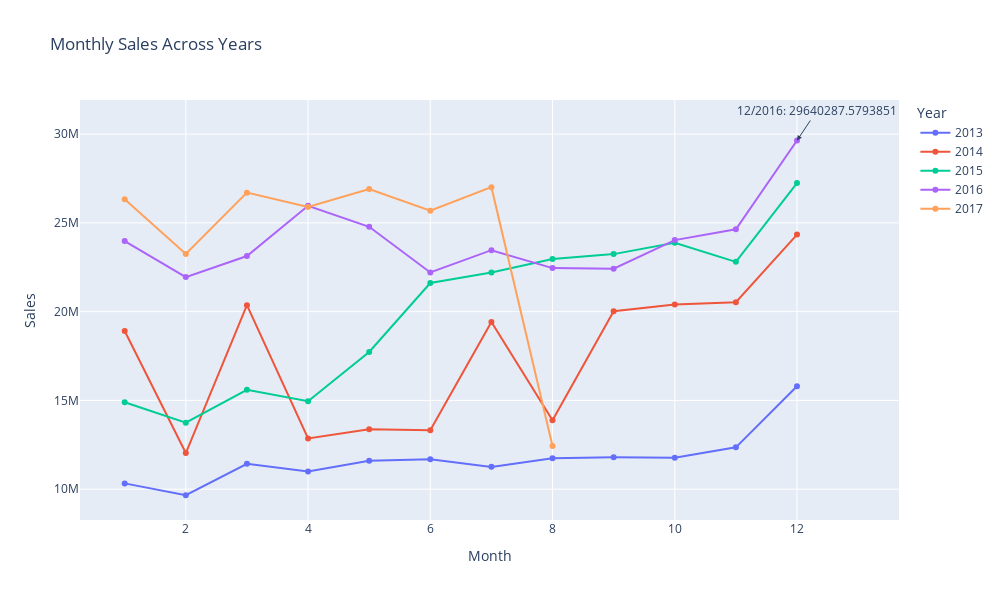

The notebook cell this image was saved under:
### Markdown cell above
### **3. Compare the sales for each month across the years and determine which month of which year had the highest sales.**

### Code cell
# Extract 'year' and 'month' from 'date'
train_data['year'] = train_data['date'].dt.year
train_data['month'] = train_data['date'].dt.month

# Aggregate sales data by month and year
monthly_sales = train_data.groupby(['year', 'month'])['sales'].sum().reset_index()

# Find the month and year with the highest sales
max_sales_row = monthly_sales.loc[monthly_sales['sales'].idxmax()]
max_sales_year = max_sales_row['year']
max_sales_month = max_sales_row['month']
max_sales_value = max_sales_row['sales']

print(f"The highest sales occurred in {max_sales_month}/{max_sales_year} with a value of {max_sales_value}.")

# Visualize the sales data
fig = px.line(monthly_sales, x='month', y='sales', color='year',
              title='Monthly Sales Across Years',
              labels={'sales': 'Sales', 'month': 'Month'},
              markers=True)

# Highlight the month and year with the highest sales
fig.add_annotation(x=max_sales_month, y=max_sales_value,
                   text=f'{int(max_sales_month)}/{int(max_sales_year)}: {max_sales_value}',
                   showarrow=True, arrowhead=2, ax=20, ay=-30)

# Update layout for better readability
fig.update_layout(autosize=False, width=1000, height=600,
                  xaxis_title='Month', yaxis_title='Sales',
                  legend_title='Year')

fig.show()

### Figure 1 — Plotly figure (JSON) as saved in the notebook; plotly's stock layout.template omitted (floating-point values rounded to 4 significant figures)
{"data": [{"hovertemplate": "year=2013<br>Month=%{x}<br>Sales=%{y}<extra></extra>", "legendgroup": "2013", "line": {"color": "#636efa", "dash": "solid"}, "marker": {"symbol": "circle"}, "mode": "lines+markers", "name": "2013", "orientation": "v", "showlegend": true, "type": "scatter", "x": [1, 2, 3, 4, 5, 6, 7, 8, 9, 10, 11, 12], "xaxis": "x", "y": [10330000.0, 9659000.0, 11430000.0, 10990000.0, 11600000.0, 11690000.0, 11260000.0, 11740000.0, 11790000.0, 11780000.0, 12360000.0, 15800000.0], "yaxis": "y"}, {"hovertemplate": "year=2014<br>Month=%{x}<br>Sales=%{y}<extra></extra>", "legendgroup": "2014", "line": {"color": "#EF553B", "dash": "solid"}, "marker": {"symbol": "circle"}, "mode": "lines+markers", "name": "2014", "orientation": "v", "showlegend": true, "type": "scatter", "x": [1, 2, 3, 4, 5, 6, 7, 8, 9, 10, 11, 12], "xaxis": "x", "y": [18910000.0, 12040000.0, 20370000.0, 12860000.0, 13380000.0, 13320000.0, 19420000.0, 13890000.0, 20020000.0, 20400000.0, 20530000.0, 24340000.0], "yaxis": "y"}, {"hovertemplate": "year=2015<br>Month=%{x}<br>Sales=%{y}<extra></extra>", "legendgroup": "2015", "line": {"color": "#00cc96", "dash": "solid"}, "marker": {"symbol": "circle"}, "mode": "lines+markers", "name": "2015", "orientation": "v", "showlegend": true, "type": "scatter", "x": [1, 2, 3, 4, 5, 6, 7, 8, 9, 10, 11, 12], "xaxis": "x", "y": [14900000.0, 13740000.0, 15600000.0, 14960000.0, 17730000.0, 21620000.0, 22210000.0, 22960000.0, 23240000.0, 23880000.0, 22800000.0, 27240000.0], "yaxis": "y"}, {"hovertemplate": "year=2016<br>Month=%{x}<br>Sales=%{y}<extra></extra>", "legendgroup": "2016", "line": {"color": "#ab63fa", "dash": "solid"}, "marker": {"symbol": "circle"}, "mode": "lines+markers", "name": "2016", "orientation": "v", "showlegend": true, "type": "scatter", "x": [1, 2, 3, 4, 5, 6, 7, 8, 9, 10, 11, 12], "xaxis": "x", "y": [23980000.0, 21950000.0, 23130000.0, 25960000.0, 24780000.0, 22210000.0, 23460000.0, 22450000.0, 22420000.0, 24030000.0, 24640000.0, 29640000.0], "yaxis": "y"}, {"hovertemplate": "year=2017<br>Month=%{x}<br>Sales=%{y}<extra></extra>", "legendgroup": "2017", "line": {"color": "#FFA15A", "dash": "solid"}, "marker": {"symbol": "circle"}, "mode": "lines+markers", "name": "2017", "orientation": "v", "showlegend": true, "type": "scatter", "x": [1, 2, 3, 4, 5, 6, 7, 8], "xaxis": "x", "y": [26330000.0, 23250000.0, 26700000.0, 25900000.0, 26910000.0, 25680000.0, 27010000.0, 12430000.0], "yaxis": "y"}], "layout": {"annotations": [{"arrowhead": 2, "ax": 20, "ay": -30, "showarrow": true, "text": "12/2016: 29640287.5793851", "x": 12, "y": 29640000.0}], "autosize": false, "height": 600, "legend": {"title": {"text": "Year"}, "tracegroupgap": 0}, "title": {"text": "Monthly Sales Across Years"}, "width": 1000, "xaxis": {"anchor": "y", "domain": [0, 1], "title": {"text": "Month"}}, "yaxis": {"anchor": "x", "domain": [0, 1], "title": {"text": "Sales"}}}}
